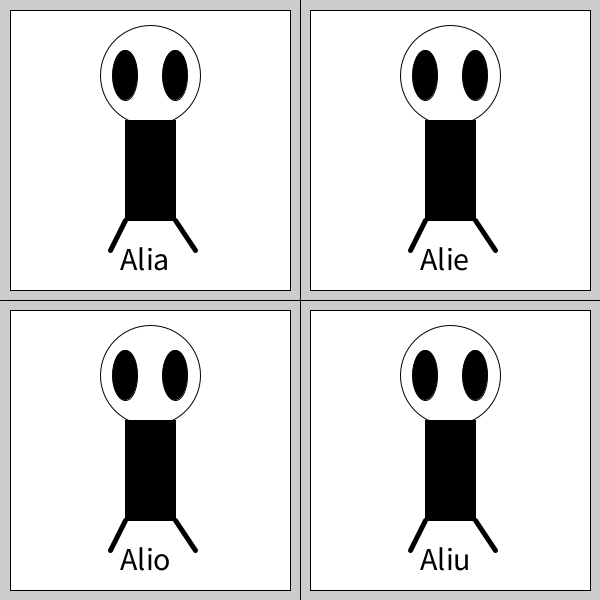
Frame 1 (no input)
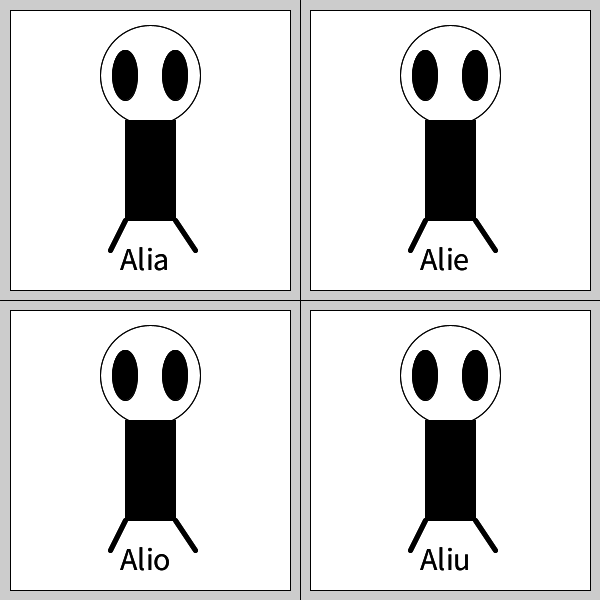
Frame 2 (the mouse pressed at the canvas centre, redrawn once)

The Processing sketch that drew these frames (run headless with seeded random() and noise(); the mouse was pressed at the canvas centre and the sketch redrawn once):

// Processing sketch: fourTimesAAlien
// ── fourTimesAAlien.pde
void setup(){
// set screen size
  size (600,600);
// disable loop in draw()  
  noLoop();
}

void draw(){
  // make frame behind alien
  frameFunction(0,0);
  frameFunction(300,0);
  frameFunction(0,300);
  frameFunction(300,300);
  
  //divide screen i four squares
  line(300,0,300,600);//vertical line
  line (0,300,600,300); //Horizontal line
  
  // Draw 4 aliens
  drawAlien(0,0,"Alia");
  drawAlien(300,0,"Alie");
  drawAlien(0,300,"Alio");
  drawAlien(300,300,"Aliu");
}

// draws a frame on canvas
void frameFunction(int x, int y ){
  rect(10+x,10+y,280,280);
}

// draws a head with eyes
void drawHead(int x, int y){
  circle(x+150,y+75,100);
  drawEyes(x,y+75);
}

// draws the eyes and fill is black
void drawEyes(int x, int y){
  // fill is black
  fill(0,0,0);
  ellipse(x+125, y, 25, 50);
  ellipse(x+175, y, 25, 50);
  // always remember to reset your fill
  noFill();
}

// draws the body
void drawBody(int x, int y){
  // fill is black
  fill(0,0,0);
  rect(x,y,50,100);
  // always remember to reset your fill
  noFill();
}

void drawLegs(int x, int y){
  //make legs and stroke thick
  strokeWeight(5);
  line(x+125,y+220,x+110,y+250);
  line(x+175,y+220,x+195,y+250);
  // always remember to reset you strokeWeight
  strokeWeight(1);
}

void drawName(int x, int y, String s){
  // set the font size
  textSize(32);
  // print the text
  text(s, x+120, y+270);
}


//draws a Alien on the canvas
void drawAlien(int x, int y, String s ){
 drawBody(x+125,y+120);
 drawHead(x,y);
 drawLegs(x,y);
 drawName(x,y, s);
 
}
